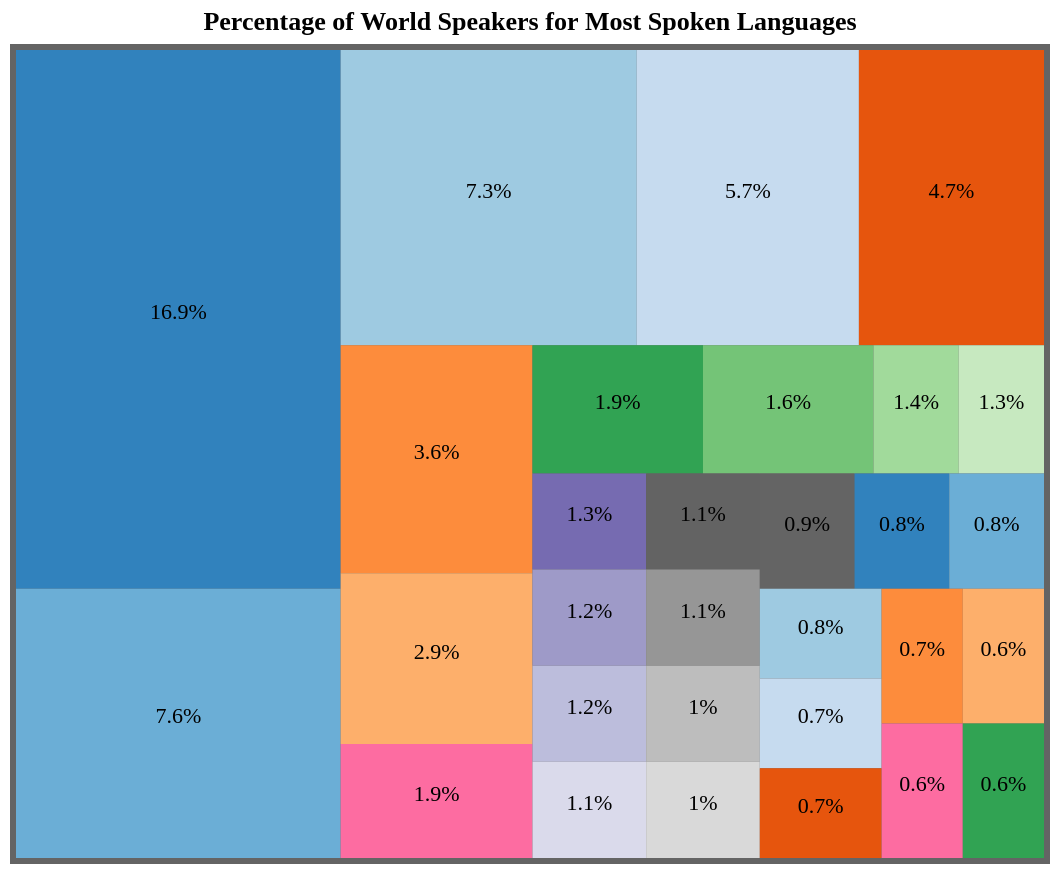

The Vega-Lite source for this figure:
### Vega specification from a JSON file in a GitHub repository (floating-point values rounded to 4 significant figures)
{"$schema": "https://vega.github.io/schema/vega/v5.json", "width": 520, "height": 410, "padding": 5, "title": {"text": "Percentage of World Speakers for Most Spoken Languages", "font": "Tahoma"}, "data": [{"name": "tree", "values": [{"language": "All Speakers", "parent": null, "value": 0, "total": 0}, {"language": "Chinese", "parent": "All Speakers", "value": 16, "percentage": "16.9%", "total": 1349}, {"language": "English", "parent": "All Speakers", "value": 8, "percentage": "7.6%", "total": 604}, {"language": "Hindi", "parent": "All Speakers", "value": 8, "percentage": "7.3%", "total": 586}, {"language": "Arabic", "parent": "All Speakers", "value": 6, "percentage": "5.7%", "total": 457}, {"language": "Spanish", "parent": "All Speakers", "value": 5, "percentage": "4.7%", "total": 375}, {"language": "Bengali", "parent": "All Speakers", "value": 4, "percentage": "3.6%", "total": 284}, {"language": "Portuguese", "parent": "All Speakers", "value": 3, "percentage": "2.9%", "total": 230}, {"language": "Russian", "parent": "All Speakers", "value": 2, "percentage": "1.9%", "total": 155}, {"language": "Punjabi", "parent": "All Speakers", "value": 2, "percentage": "1.9%", "total": 154}, {"language": "Japanese", "parent": "All Speakers", "value": 2, "percentage": "1.6%", "total": 125}, {"language": "Javanese", "parent": "All Speakers", "value": 1, "percentage": "1.4%", "total": 109}, {"language": "Telugu", "parent": "All Speakers", "value": 1, "percentage": "1.3%", "total": 103}, {"language": "Marathi", "parent": "All Speakers", "value": 1, "percentage": "1.3%", "total": 100}, {"language": "French", "parent": "All Speakers", "value": 1, "percentage": "1.2%", "total": 98}, {"language": "German", "parent": "All Speakers", "value": 1, "percentage": "1.2%", "total": 97}, {"language": "Urdu", "parent": "All Speakers", "value": 1, "percentage": "1.1%", "total": 91}, {"language": "Tamil", "parent": "All Speakers", "value": 1, "percentage": "1.1%", "total": 90}, {"language": "Vietnamese", "parent": "All Speakers", "value": 1, "percentage": "1.1%", "total": 87}, {"language": "Korean", "parent": "All Speakers", "value": 1, "percentage": "1%", "total": 81}, {"language": "Turkish", "parent": "All Speakers", "value": 1, "percentage": "1%", "total": 78}, {"language": "Persian", "parent": "All Speakers", "value": 1, "percentage": "0.9%", "total": 75}, {"language": "Hausa", "parent": "All Speakers", "value": 1, "percentage": "0.8%", "total": 66}, {"language": "Gujarati", "parent": "All Speakers", "value": 1, "percentage": "0.8%", "total": 64}, {"language": "Italian", "parent": "All Speakers", "value": 1, "percentage": "0.8%", "total": 62}, {"language": "Malay", "parent": "All Speakers", "value": 1, "percentage": "0.7%", "total": 58}, {"language": "Kannada", "parent": "All Speakers", "value": 1, "percentage": "0.7%", "total": 53}, {"language": "Pashto", "parent": "All Speakers", "value": 1, "percentage": "0.7%", "total": 52}, {"language": "Tagalog", "parent": "All Speakers", "value": 1, "percentage": "0.6%", "total": 47}, {"language": "Oriya", "parent": "All Speakers", "value": 1, "percentage": "0.6%", "total": 46}, {"language": "Malayalam", "parent": "All Speakers", "value": 1, "percentage": "0.6%", "total": 46}], "transform": [{"type": "stratify", "key": "language", "parentKey": "parent"}, {"type": "treemap", "field": "value", "method": "resquarify", "ratio": 1, "paddingOuter": 3, "size": [{"signal": "width"}, {"signal": "height"}]}]}], "scales": [{"name": "color", "type": "ordinal", "range": ["#646464", "#3182bd", "#6baed6", "#9ecae1", "#c6dbef", "#e6550d", "#fd8c3c", "#fdaf6b", "#fd6ca1", "#31a353", "#74c477", "#a1da9b", "#c7e9c0", "#766bb1", "#9e9ac8", "#bcbddc", "#dadaeb", "#636363", "#969696", "#bdbdbd", "#d9d9d9"]}], "marks": [{"type": "rect", "from": {"data": "tree"}, "encode": {"enter": {"fill": {"scale": "color", "field": "language"}, "tooltip": {"field": "language", "title": "Language", "type": "nominal", "font": "Tahoma", "fontSize": 50}}, "update": {"x": {"field": "x0"}, "x2": {"field": "x1"}, "y": {"field": "y0"}, "y2": {"field": "y1"}, "opacity": {"value": 1}}, "hover": {"opacity": {"value": 0.5}}}}, {"type": "text", "from": {"data": "tree"}, "encode": {"enter": {"font": {"value": "Tahoma", "fontSize": 50, "fontWeight": "bold"}, "align": {"value": "center"}, "fill": {"value": "#000"}, "text": {"field": "percentage"}}, "update": {"x": {"signal": "0.5 * (datum.x0 + datum.x1)"}, "y": {"signal": "0.5 * (datum.y0 + datum.y1)"}}}}]}
